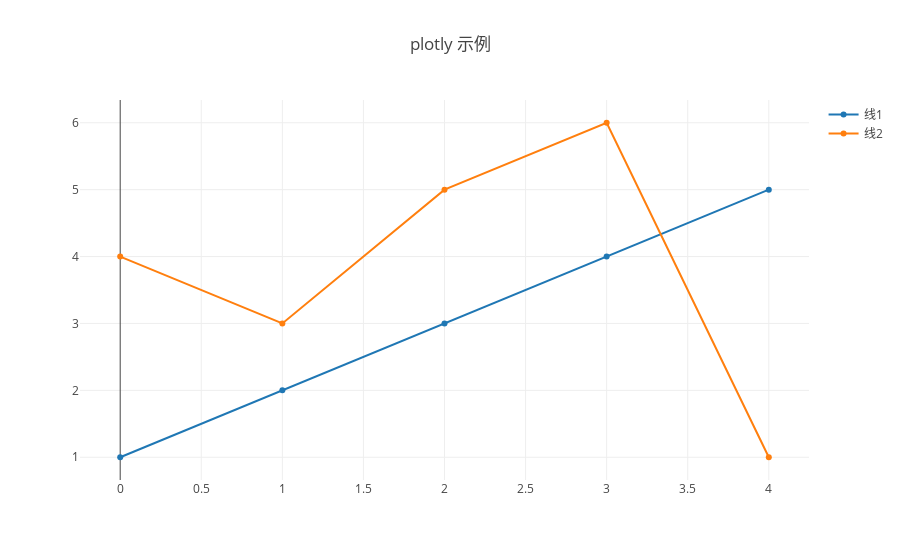

Write notebook code for a chart like this one.
### Markdown cell above
### Render

由于 OpenDigger 使用 JupyterLab 进行数据分析，我们提供了标准的 [`plotyly`](https://plotly.com/javascript/) 接口来绘制各类图形。

可通过 `openDigger.render.plotly(data, config)` 函数使用 plotly 来绘制图形。

可直接使用 Node.js 内置的 `console.table` 函数进行表格绘制。

### Code cell
openDigger.render.plotly([{y: [1,2,3,4,5],name: '线1'}, {y: [4,3,5,6,1],name: '线2'}], {title: 'plotly 示例'});
console.table([{name: '李雷', score:2.4}, {name: '韩梅梅',score: 3.2}]);

### Figure 1 — Plotly figure (JSON) as saved in the notebook; plotly's stock layout.template omitted (floating-point values rounded to 4 significant figures)
{"data": [{"name": "线1", "y": [1, 2, 3, 4, 5]}, {"name": "线2", "y": [4, 3, 5, 6, 1]}], "layout": {"autosize": true, "title": {"text": "plotly 示例"}, "xaxis": {"autorange": true, "range": [-0.2385, 4.238]}, "yaxis": {"autorange": true, "range": [0.5874, 6.413], "type": "linear"}}}
